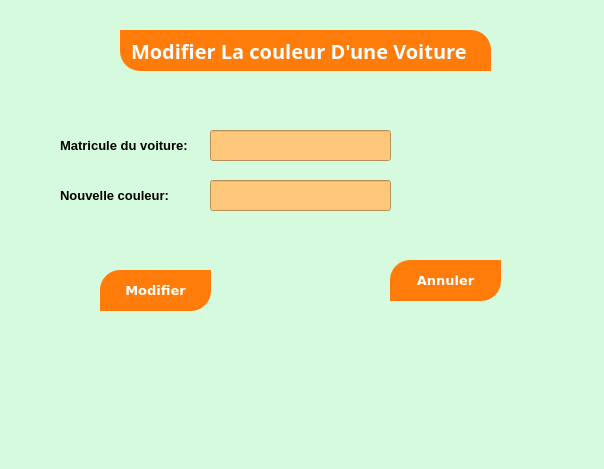
<?xml version="1.0" encoding="UTF-8"?>
<ui version="4.0">
 <class>Dialog</class>
 <widget class="QDialog" name="Dialog">
  <property name="geometry">
   <rect>
    <x>0</x>
    <y>0</y>
    <width>604</width>
    <height>469</height>
   </rect>
  </property>
  <property name="windowTitle">
   <string>Dialog</string>
  </property>
  <property name="styleSheet">
   <string notr="true">background-color: rgb(214, 250, 222);</string>
  </property>
  <widget class="QLabel" name="label">
   <property name="geometry">
    <rect>
     <x>120</x>
     <y>30</y>
     <width>371</width>
     <height>41</height>
    </rect>
   </property>
   <property name="font">
    <font>
     <family>Montserrat</family>
     <pointsize>15</pointsize>
     <weight>75</weight>
     <bold>true</bold>
    </font>
   </property>
   <property name="styleSheet">
    <string notr="true">
color:white;
text-align:center;
background-color: rgb(255, 124, 10);
padding:5px;
border-top-right-radius: 20px;
border-bottom-left-radius: 20px;</string>
   </property>
   <property name="text">
    <string>Modifier La couleur D'une Voiture</string>
   </property>
  </widget>
  <widget class="QLabel" name="label_2">
   <property name="geometry">
    <rect>
     <x>60</x>
     <y>130</y>
     <width>141</width>
     <height>31</height>
    </rect>
   </property>
   <property name="font">
    <font>
     <pointsize>10</pointsize>
     <weight>75</weight>
     <bold>true</bold>
    </font>
   </property>
   <property name="text">
    <string>Matricule du voiture:</string>
   </property>
  </widget>
  <widget class="QPushButton" name="pushButton_2">
   <property name="geometry">
    <rect>
     <x>100</x>
     <y>270</y>
     <width>111</width>
     <height>41</height>
    </rect>
   </property>
   <property name="font">
    <font>
     <family>Verdana</family>
     <pointsize>10</pointsize>
     <weight>75</weight>
     <bold>true</bold>
    </font>
   </property>
   <property name="styleSheet">
    <string notr="true">background-color: rgb(255, 124, 10);
color:white;

padding:5px;
border-top-left-radius: 20px;
border-bottom-right-radius: 20px;</string>
   </property>
   <property name="text">
    <string>Modifier</string>
   </property>
  </widget>
  <widget class="QPushButton" name="pushButton_3">
   <property name="geometry">
    <rect>
     <x>390</x>
     <y>260</y>
     <width>111</width>
     <height>41</height>
    </rect>
   </property>
   <property name="font">
    <font>
     <family>Verdana</family>
     <pointsize>10</pointsize>
     <weight>75</weight>
     <bold>true</bold>
    </font>
   </property>
   <property name="styleSheet">
    <string notr="true">color:white;
background-color: rgb(255, 124, 10);
padding:5px;
border-top-left-radius: 20px;
border-bottom-right-radius: 20px;</string>
   </property>
   <property name="text">
    <string>Annuler</string>
   </property>
  </widget>
  <widget class="QLabel" name="label_8">
   <property name="geometry">
    <rect>
     <x>230</x>
     <y>320</y>
     <width>141</width>
     <height>111</height>
    </rect>
   </property>
   <property name="styleSheet">
    <string notr="true">image: url(:/newPrefix/modi.jpg);</string>
   </property>
   <property name="text">
    <string/>
   </property>
  </widget>
  <widget class="QLineEdit" name="lineEdit">
   <property name="geometry">
    <rect>
     <x>210</x>
     <y>130</y>
     <width>181</width>
     <height>31</height>
    </rect>
   </property>
   <property name="font">
    <font>
     <pointsize>10</pointsize>
    </font>
   </property>
   <property name="styleSheet">
    <string notr="true">background-color: rgb(255, 199, 121);</string>
   </property>
  </widget>
  <widget class="QLabel" name="label_3">
   <property name="geometry">
    <rect>
     <x>60</x>
     <y>180</y>
     <width>141</width>
     <height>31</height>
    </rect>
   </property>
   <property name="font">
    <font>
     <pointsize>10</pointsize>
     <weight>75</weight>
     <bold>true</bold>
    </font>
   </property>
   <property name="text">
    <string>Nouvelle couleur:</string>
   </property>
  </widget>
  <widget class="QLineEdit" name="lineEdit_2">
   <property name="geometry">
    <rect>
     <x>210</x>
     <y>180</y>
     <width>181</width>
     <height>31</height>
    </rect>
   </property>
   <property name="font">
    <font>
     <pointsize>10</pointsize>
    </font>
   </property>
   <property name="styleSheet">
    <string notr="true">background-color: rgb(255, 199, 121);</string>
   </property>
  </widget>
 </widget>
 <resources>
  <include location="modifclr.qrc"/>
 </resources>
 <connections/>
</ui>
